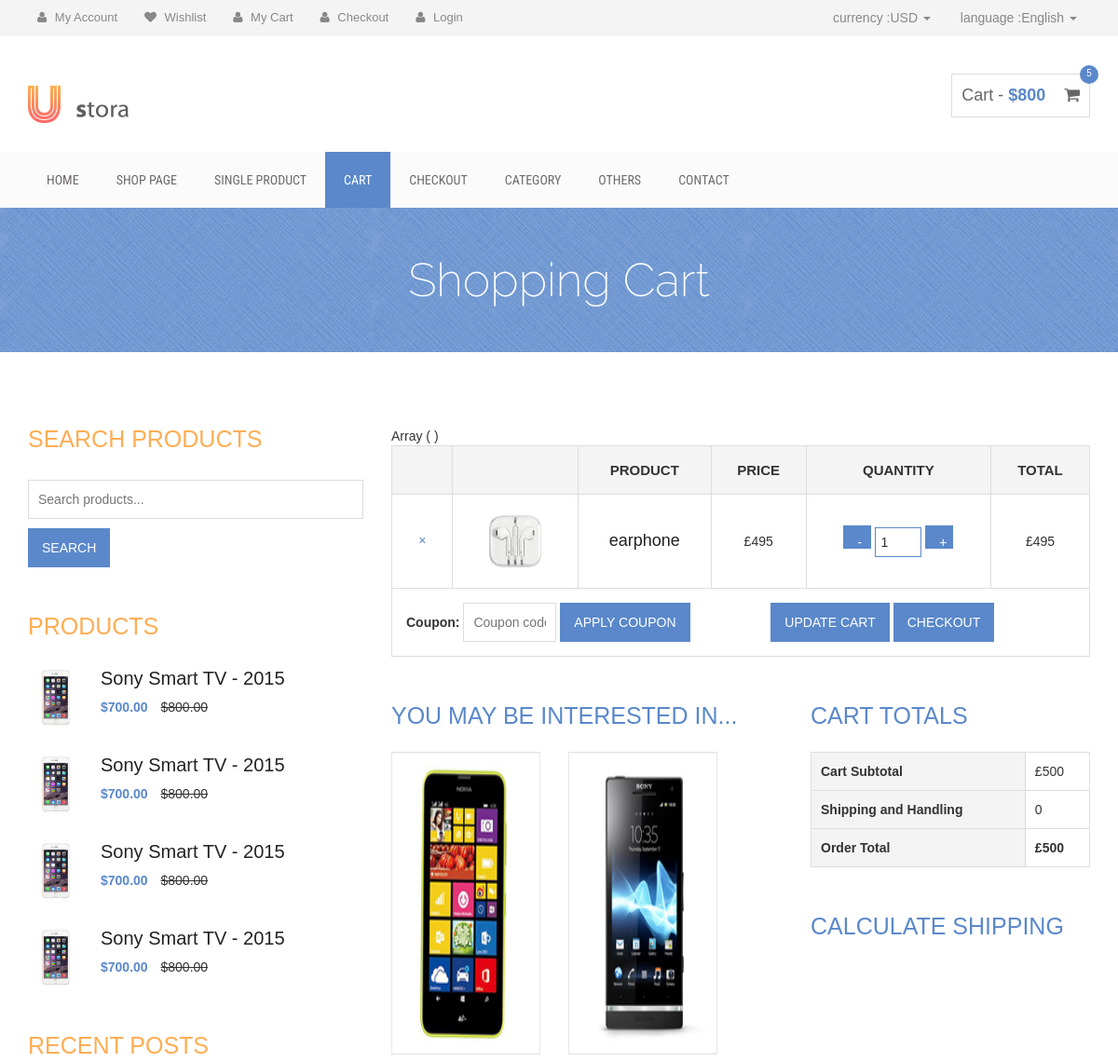
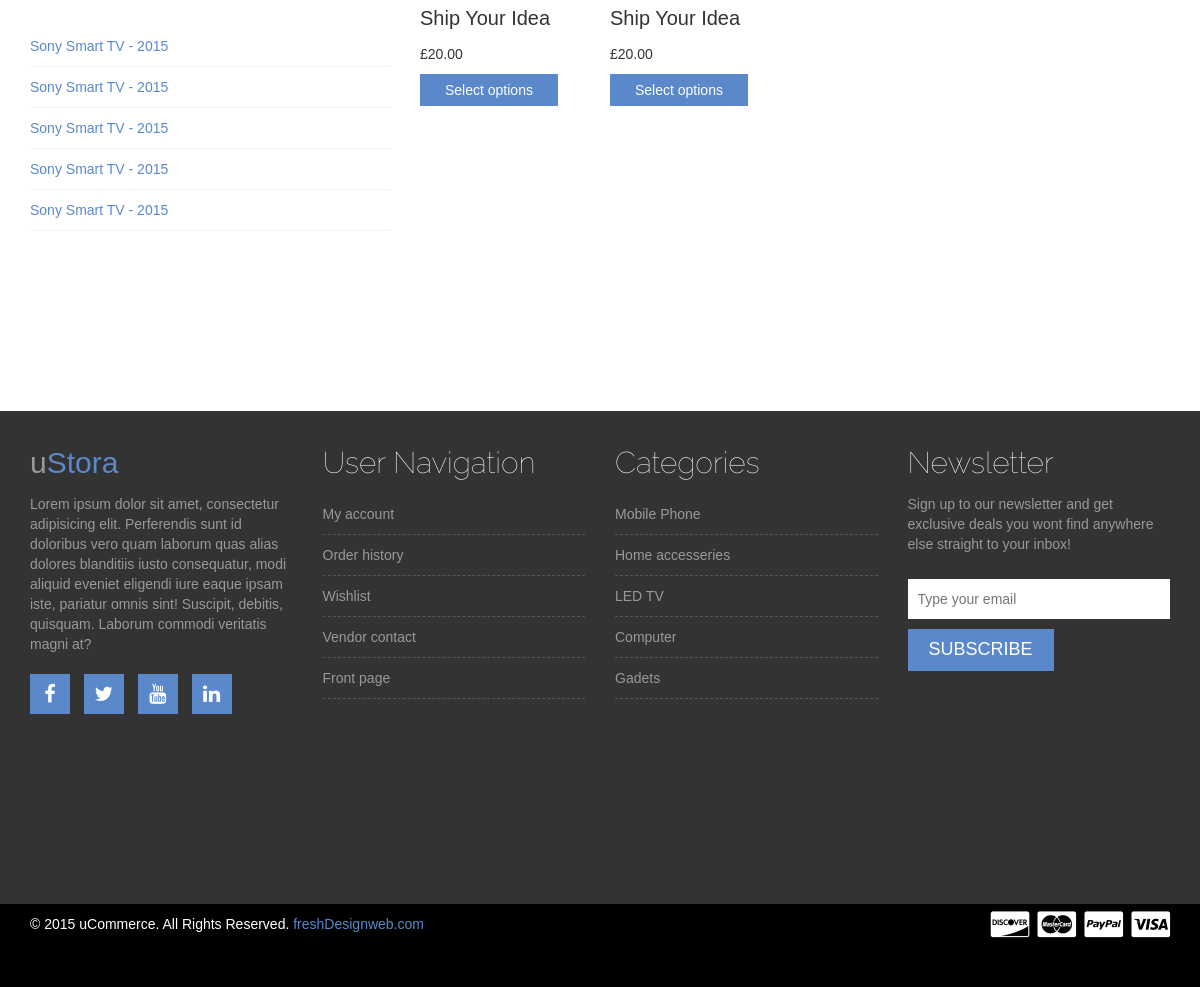
/cart.php?pid=20, run on the app's committed database (2 pictures, top to bottom).
### tables this page shows
CREATE TABLE `Products` (
  `product_id` int NOT NULL,
  `product_name` varchar(50) NOT NULL,
  `product_price` int NOT NULL,
  `product_quantity` int NOT NULL,
  `product_category` varchar(50) NOT NULL,
  `product_image` varchar(255) DEFAULT NULL,
  `product_discount` varchar(255) DEFAULT NULL,
  `product_tags` varchar(255) DEFAULT NULL,
  `product_description` varchar(255) DEFAULT NULL
);

### classes/DB.php (called while the page is built, shortened)
<?php
class DB
{
    public static $instance;
    public static function getInstance()
    {
        if (!isset(self::$instance)) {
            try {
                self::$instance = new PDO("mysql:host=" . DBHOST . ";dbname=" . DBNAME, DBUSER, DBPASS);
                self::$instance->setAttribute(PDO::ATTR_ERRMODE, PDO::ERRMODE_EXCEPTION);
                return self::$instance;
            } catch (PDOException $e) {
                return $e->getMessage();
            }
        }
        return self::$instance;
    }
}

### classes/UserView.php (the view, shortened to what this page needs)
<?php
class UserViewCLASS extends DB
{
    public static function cartDisplay($pid)
    {
        $sql = "select * from Products where product_id='$pid'";
        $data = DB::getInstance()->query($sql);
        print_r($_POST);
      $default_quantity =1;
        $html1 = "<br>";
        while ($row = $data->fetch(PDO::FETCH_OBJ)) {
            $html1 .= '<td class="product-remove">
            <a title="Remove this item" class="remove" href="#">×</a>
        </td>
        <td class="product-thumbnail">
            <a href="single-product.html"><img width="145" height="145" alt="poster_1_up" class="shop_thumbnail" src=./uploads/' . $row->product_image . '></a>
        </td>
        <td class="product-name">
            <a href="single-product.html">' . $row->product_name . '</a>
        </td>
        <td class="product-price">
            <span class="amount">£' . ($row->product_price - ($row->product_price * ($row->product_discount / 100))) . '</span>
        </td>
        <td class="product-quantity">
            <div class="quantity buttons_added">
            <form  method = "get">
                <input type="submit" name="submitMinus" class="minus" value="-">
                <input type="number" size="4" class="input-text qty text" title="Qty" name = "box" value="'.$default_quantity.'" min="0" step="1" readonly>
                <input type="submit" name="submitPlus" class="plus" value="+">
            </form>
            </div>
        </td>
        <td class="product-subtotal">
            <span class="amount">£' . ($row->product_price - ($row->product_price * ($row->product_discount / 100))) * $default_quantity . '</span>
        </td>';
        }
        echo $html1;
    }
    public static function cartDisplaySubtotal($pid)
    {
        $html3 = "";
        $sql = "select * from Products where product_id='$pid'";
        $data = DB::getInstance()->query($sql);
        while ($row = $data->fetch(PDO::FETCH_OBJ))
        {
        $html3 .= '  <tr class="cart-subtotal">
        <th>Cart Subtotal</th>
        <td><span class="amount">£'.$row->product_price.'</span></td>
    </tr>
    <tr class="shipping">
        <th>Shipping and Handling</th>
        <td>0</td>
    </tr>
    <tr class="order-total">
        <th>Order Total</th>
        <td><strong><span class="amount">£'.$row->product_price.'</span></strong> </td>
    </tr>';
        }
        echo $html3;
    }
}

### style.css (style rules this page uses)
img { max-width: 100%; }
body { font-family:Arial, Helvetica, sans-serif; }
a { color: #5a88ca }
input[type="submit"], button[type=submit] { background: none repeat scroll 0 0 #5a88ca; border: medium none; color: #fff; padding: 11px 20px; text-transform: uppercase; }
.product-name { font-size: 25px; margin-bottom: 20px; }
.quantity { float: left; margin-right: 15px; }
.quantity input[type="number"] { border: 1px solid #5a88ca; padding: 5px; width: 50px; }
table.shop_table th, table.shop_table td { border-left: 1px solid #ddd; border-top: 1px solid #ddd; padding: 15px; text-align: center; }
td.product-thumbnail img { height: auto; width: 70px; }
td.product-name { font-size: 18px; }
div.quantity input.plus, div.quantity input.minus { background: none repeat scroll 0 0 #5a88ca; border: medium none; color: #fff; height: 25px; line-height: 15px; width: 25px; }
td.product-quantity div.quantity { float: none; margin: 0; }
.cart_totals table th, .cart_totals table td { border-left: 1px solid #ddd; border-top: 1px solid #ddd; padding: 10px; }
.cart_totals table th { background: none repeat scroll 0 0 #f4f4f4; }
table.shop_table td.product-remove a { display: inline-block; padding: 0 5px 2px; text-transform: uppercase; }
table.shop_table td.product-name a { color: #222; }

### css/responsive.css (style rules this page uses)
@media only screen and (min-width: 992px) and (max-width: 1280px) { input[type="submit"], button[type="submit"] { padding: 11px 15px; } }

### data on the page
products: product_image (picture), product_name "earphone", $row->product_price - ($row->product_price * ($row->product_discount / 100)) "495", product_price+product_discount "495", product_price "500"
